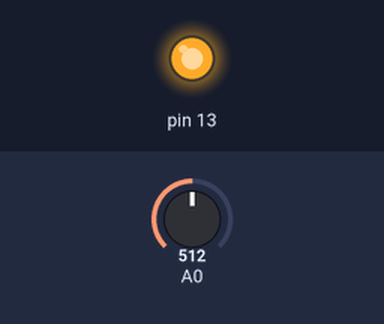
Bench run of a sketch on a simulated Arduino Uno, built with avr-gcc and run on an emulated ATmega328P. Parts: output pins drawn as LEDs (lit = HIGH). The inputs (shaded band) are chosen by the test bench; at power-on: A0 = 512. What the sketch prints to the serial monitor is not drawn.

Above: at 1.2 s.
1.3 s: A0 set to 992
4.3 s: A0 set to 1016
Timing chart, 0 to 7.3 s (numbered marks = the images above; inputs shaded):
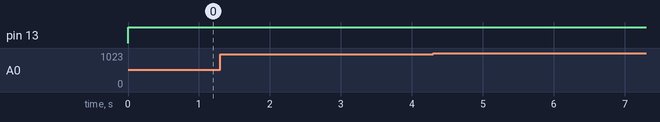

Measured:
- after the input at 1.3 s, every drawn part: stays the same
- after the input at 4.3 s, every drawn part: stays the same

The sketch:

millis.ino
```cpp
int status=0;
unsigned long time;
unsigned long timer =5000;
unsigned long Start;
unsigned long Stop;

void setup(){
Serial.begin(9600);
pinMode(13, OUTPUT);
}

void loop(){
time = millis();
status=analogRead(A0);

if (status>=100){
digitalWrite(13,HIGH);
Start=millis();
}

Stop=Start+timer;

if ( Stop <=time ){
digitalWrite(13,LOW);
Start=0;
}

Serial.print(status);
Serial.print(",");
Serial.print(Start);
Serial.print(",");
Serial.println(time);

}
```
